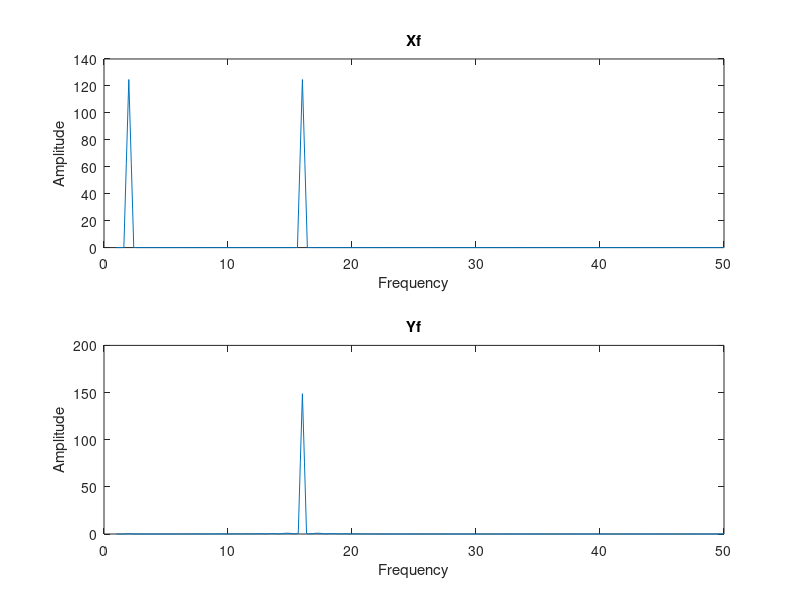

The MATLAB source for this figure:
hn = load('data/hn_q3.mat').hn;
xn = load('data/xn_q3.mat').xn;
yn = conv(xn, hn);
fs = 100;
fx = (1:fs/length(xn):fs/2);
fy = (1:fs/length(yn):fs/2);
Xf = fft(xn.*hann(length(xn))');
Yf = fft(yn.*hann(length(yn))');
figure(2)
subplot(211)
plot(fx, abs(Xf(1:length(fx))))
title('Xf');
xlabel('Frequency');
ylabel('Amplitude');
subplot(212)
plot(fy, abs(Yf(1:length(fy))))
title('Yf');
xlabel('Frequency');
ylabel('Amplitude');